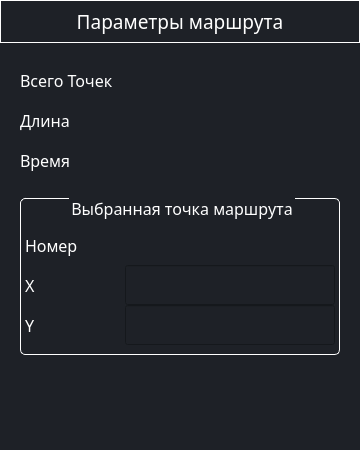
<?xml version="1.0" encoding="UTF-8"?>
<ui version="4.0">
 <class>RoutePropertyView</class>
 <widget class="QWidget" name="RoutePropertyView">
  <property name="geometry">
   <rect>
    <x>0</x>
    <y>0</y>
    <width>360</width>
    <height>450</height>
   </rect>
  </property>
  <property name="minimumSize">
   <size>
    <width>360</width>
    <height>333</height>
   </size>
  </property>
  <property name="maximumSize">
   <size>
    <width>360</width>
    <height>16777215</height>
   </size>
  </property>
  <property name="windowTitle">
   <string>Form</string>
  </property>
  <property name="styleSheet">
   <string notr="true">QWidget
{
	background-color:rgb(30, 33, 39);
	color:rgb(255, 255, 255);
}</string>
  </property>
  <widget class="QLabel" name="TitleLabel">
   <property name="geometry">
    <rect>
     <x>0</x>
     <y>0</y>
     <width>360</width>
     <height>43</height>
    </rect>
   </property>
   <property name="font">
    <font>
     <family>Bahnschrift Light Condensed</family>
     <pointsize>14</pointsize>
    </font>
   </property>
   <property name="styleSheet">
    <string notr="true">border: 1px solid white;</string>
   </property>
   <property name="text">
    <string>Параметры маршрута</string>
   </property>
   <property name="alignment">
    <set>Qt::AlignCenter</set>
   </property>
  </widget>
  <widget class="QGroupBox" name="SelectedPointGroupBox">
   <property name="geometry">
    <rect>
     <x>20</x>
     <y>195</y>
     <width>320</width>
     <height>160</height>
    </rect>
   </property>
   <property name="font">
    <font>
     <family>Bahnschrift Light Condensed</family>
     <pointsize>12</pointsize>
    </font>
   </property>
   <property name="styleSheet">
    <string notr="true">QGroupBox {
    border: 1px solid gray;
    border-color:rgb(255, 255, 255);
	margin-top: 3px;
	border-top-left-radius: 5px;
    border-top-right-radius: 5px;
    border-bottom-left-radius: 5px;
    border-bottom-right-radius: 5px;
}</string>
   </property>
   <property name="title">
    <string>Выбранная точка маршрута</string>
   </property>
   <property name="alignment">
    <set>Qt::AlignCenter</set>
   </property>
   <property name="flat">
    <bool>false</bool>
   </property>
   <widget class="QLabel" name="XNameLabel">
    <property name="geometry">
     <rect>
      <x>5</x>
      <y>70</y>
      <width>100</width>
      <height>40</height>
     </rect>
    </property>
    <property name="font">
     <font>
      <family>Bahnschrift Light Condensed</family>
      <pointsize>12</pointsize>
     </font>
    </property>
    <property name="text">
     <string>X</string>
    </property>
   </widget>
   <widget class="QLabel" name="YNameLabel">
    <property name="geometry">
     <rect>
      <x>5</x>
      <y>110</y>
      <width>100</width>
      <height>40</height>
     </rect>
    </property>
    <property name="font">
     <font>
      <family>Bahnschrift Light Condensed</family>
      <pointsize>12</pointsize>
     </font>
    </property>
    <property name="text">
     <string>Y</string>
    </property>
   </widget>
   <widget class="QLabel" name="PointPosNameLabel">
    <property name="geometry">
     <rect>
      <x>5</x>
      <y>30</y>
      <width>100</width>
      <height>40</height>
     </rect>
    </property>
    <property name="font">
     <font>
      <family>Bahnschrift Light Condensed</family>
      <pointsize>12</pointsize>
     </font>
    </property>
    <property name="text">
     <string>Номер</string>
    </property>
   </widget>
   <widget class="QLabel" name="PointPosLabel">
    <property name="geometry">
     <rect>
      <x>105</x>
      <y>30</y>
      <width>210</width>
      <height>40</height>
     </rect>
    </property>
    <property name="font">
     <font>
      <family>Bahnschrift Light Condensed</family>
      <pointsize>12</pointsize>
     </font>
    </property>
    <property name="text">
     <string/>
    </property>
   </widget>
   <widget class="QLineEdit" name="XLineEdit">
    <property name="geometry">
     <rect>
      <x>105</x>
      <y>70</y>
      <width>210</width>
      <height>40</height>
     </rect>
    </property>
    <property name="font">
     <font>
      <family>Bahnschrift Light Condensed</family>
      <pointsize>12</pointsize>
     </font>
    </property>
    <property name="styleSheet">
     <string notr="true">QLineEdit
{
	selection-background-color:rgb(2, 191,150);
}

QLineEdit:hover
{
    border: 2px solid rgb(2, 191,150);
}</string>
    </property>
   </widget>
   <widget class="QLineEdit" name="YLineEdit">
    <property name="geometry">
     <rect>
      <x>105</x>
      <y>110</y>
      <width>210</width>
      <height>40</height>
     </rect>
    </property>
    <property name="font">
     <font>
      <family>Bahnschrift Light Condensed</family>
      <pointsize>12</pointsize>
     </font>
    </property>
    <property name="styleSheet">
     <string notr="true">QLineEdit
{
	selection-background-color:rgb(2, 191,150);
}

QLineEdit:hover
{
    border: 2px solid rgb(2, 191,150);
}</string>
    </property>
   </widget>
  </widget>
  <widget class="QLabel" name="PointsNumberNameLabel">
   <property name="geometry">
    <rect>
     <x>20</x>
     <y>60</y>
     <width>100</width>
     <height>40</height>
    </rect>
   </property>
   <property name="font">
    <font>
     <family>Bahnschrift Light Condensed</family>
     <pointsize>12</pointsize>
    </font>
   </property>
   <property name="text">
    <string>Всего Точек</string>
   </property>
  </widget>
  <widget class="QLabel" name="PointsNumberLabel">
   <property name="geometry">
    <rect>
     <x>120</x>
     <y>60</y>
     <width>220</width>
     <height>40</height>
    </rect>
   </property>
   <property name="font">
    <font>
     <family>Bahnschrift Light Condensed</family>
     <pointsize>12</pointsize>
    </font>
   </property>
   <property name="text">
    <string/>
   </property>
  </widget>
  <widget class="QLabel" name="RouteLengthNameLabel">
   <property name="geometry">
    <rect>
     <x>20</x>
     <y>100</y>
     <width>100</width>
     <height>40</height>
    </rect>
   </property>
   <property name="font">
    <font>
     <family>Bahnschrift Light Condensed</family>
     <pointsize>12</pointsize>
    </font>
   </property>
   <property name="text">
    <string>Длина</string>
   </property>
  </widget>
  <widget class="QLabel" name="RouteTimeNameLabel">
   <property name="geometry">
    <rect>
     <x>20</x>
     <y>140</y>
     <width>100</width>
     <height>40</height>
    </rect>
   </property>
   <property name="font">
    <font>
     <family>Bahnschrift Light Condensed</family>
     <pointsize>12</pointsize>
    </font>
   </property>
   <property name="text">
    <string>Время</string>
   </property>
  </widget>
  <widget class="QLabel" name="RouteLengthLabel">
   <property name="geometry">
    <rect>
     <x>120</x>
     <y>100</y>
     <width>220</width>
     <height>40</height>
    </rect>
   </property>
   <property name="font">
    <font>
     <family>Bahnschrift Light Condensed</family>
     <pointsize>12</pointsize>
    </font>
   </property>
   <property name="text">
    <string/>
   </property>
  </widget>
  <widget class="QLabel" name="RouteTimeLabel">
   <property name="geometry">
    <rect>
     <x>120</x>
     <y>140</y>
     <width>220</width>
     <height>40</height>
    </rect>
   </property>
   <property name="font">
    <font>
     <family>Bahnschrift Light Condensed</family>
     <pointsize>12</pointsize>
    </font>
   </property>
   <property name="text">
    <string/>
   </property>
  </widget>
 </widget>
 <resources/>
 <connections/>
</ui>
